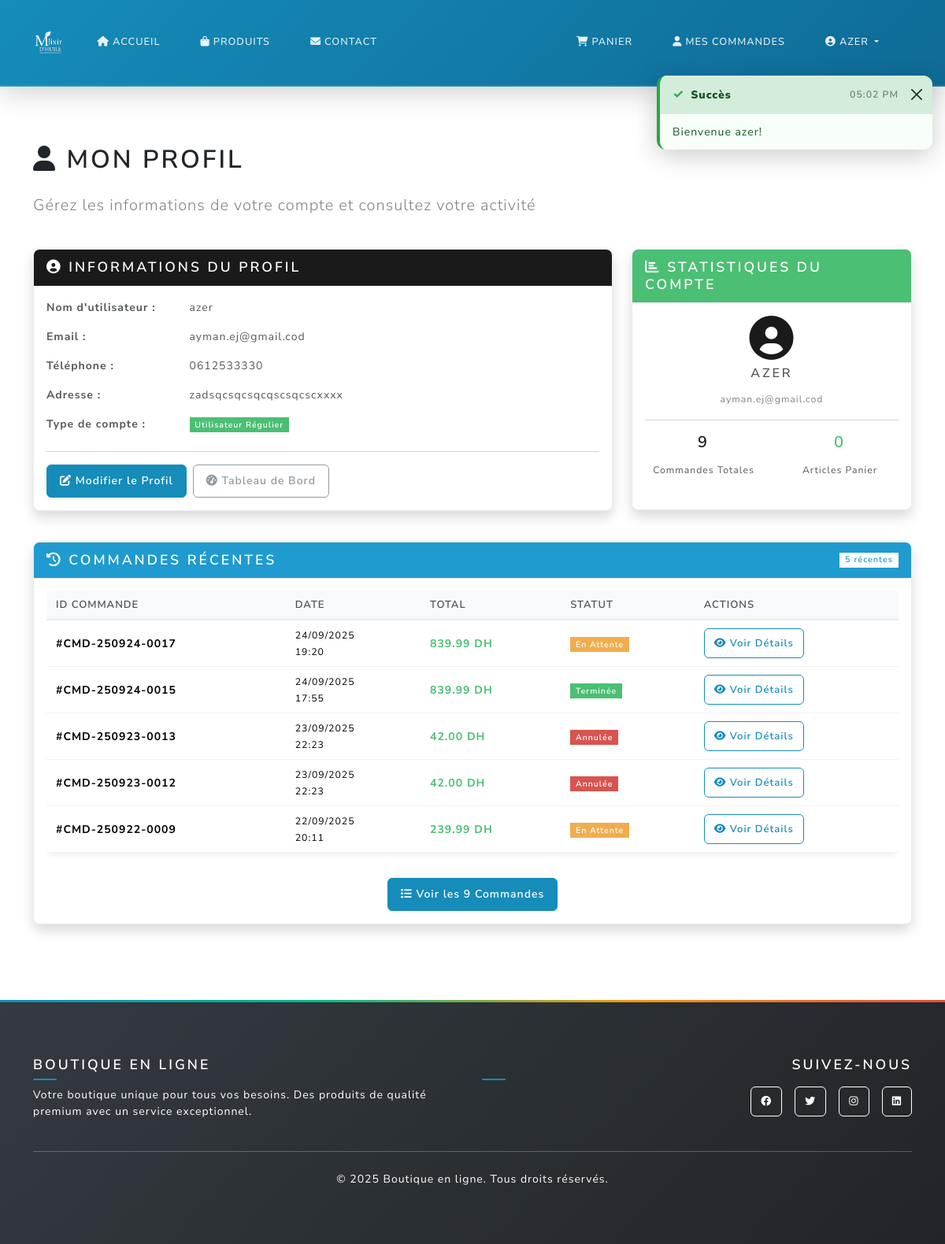
The page /profile (signed in) on the database its author committed.
### main.py (models this page shows, shortened)
class User(UserMixin, db.Model):
    id = db.Column(db.Integer, primary_key=True)
    username = db.Column(db.String(80), unique=True, nullable=False)
    email = db.Column(db.String(120), unique=True, nullable=False)
    password_hash = db.Column(db.String(120), nullable=False)
    phone = db.Column(db.String(20), nullable=True)
    address = db.Column(db.Text, nullable=True)
    is_admin = db.Column(db.Boolean, default=False)
    orders = db.relationship('Order', backref='user', lazy=True)

class Order(db.Model):
    id = db.Column(db.Integer, primary_key=True)
    user_id = db.Column(db.Integer, db.ForeignKey('user.id'), nullable=False)
    total = db.Column(db.Float, nullable=False)
    status = db.Column(db.String(20), default='pending')
    created_at = db.Column(db.DateTime, default=db.func.current_timestamp())
    @property
    def title(self):
        if self.created_at:
            date_str = self.created_at.strftime('%y%m%d')
            return f"CMD-{date_str}-{str(self.id).zfill(4)}"
        return f"CMD-{str(self.id).zfill(4)}"

### main.py (the view)
@app.route('/profile')
@login_required
def profile():
    orders_count = Order.query.filter_by(user_id=current_user.id).count()
    recent_orders = Order.query.filter_by(user_id=current_user.id)\
        .order_by(Order.created_at.desc()).limit(5).all()
    return render_template('profile.html',
                         user=current_user,
                         orders_count=orders_count,
                         recent_orders=recent_orders)

### templates/profile.html (shortened to what this page needs)
{% extends "base.html" %}
{% block content %}
<div style="padding-top: 80px;"></div>
<div style="padding-top: 80px;"></div>
<div class="container py-4">
  <div class="row">
    <div class="col-12">
      <h1 class="mb-4"><i class="fas fa-user"></i> Mon Profil</h1>
      <p class="lead text-muted">Gérez les informations de votre compte et consultez votre activité</p>
    </div>
  </div>
  <div class="row mb-4">
    <div class="col-md-8">
      <div class="card shadow">
        <div class="card-header bg-primary text-white">
          <h5 class="mb-0"><i class="fas fa-user-circle"></i> Informations du Profil</h5>
        </div>
        <div class="card-body">
          <div class="row mb-3">
            <div class="col-sm-3">
              <strong>Nom d'utilisateur :</strong>
            </div>
            <div class="col-sm-9">{{ user.username }}</div>
          </div>
          <div class="row mb-3">
            <div class="col-sm-3">
              <strong>Email :</strong>
            </div>
            <div class="col-sm-9">{{ user.email }}</div>
          </div>
          <div class="row mb-3">
            <div class="col-sm-3">
              <strong>Téléphone :</strong>
            </div>
            <div class="col-sm-9">{{ user.phone or 'Non renseigné' }}</div>
          </div>
          <div class="row mb-3">
            <div class="col-sm-3">
              <strong>Adresse :</strong>
            </div>
            <div class="col-sm-9">{{ user.address or 'Non renseignée' }}</div>
          </div>
          <div class="row">
            <div class="col-sm-3">
              <strong>Type de compte :</strong>
            </div>
            <div class="col-sm-9">
              {% if user.is_admin %}
                <span class="badge bg-warning text-dark">Administrateur</span>
              {% else %}
                <span class="badge bg-success">Utilisateur Régulier</span>
              {% endif %}
            </div>
          </div>
          <hr>
          <div class="d-grid gap-2 d-md-flex">
            <a href="{{ url_for('edit_profile') }}" class="btn btn-primary">
              <i class="fas fa-edit"></i> Modifier le Profil
            </a>
            <a href="{{ url_for('dashboard') }}" class="btn btn-outline-secondary">
              <i class="fas fa-tachometer-alt"></i> Tableau de Bord
            </a>
          </div>
        </div>
      </div>
    </div>
    <div class="col-md-4">
      <div class="card shadow">
        <div class="card-header bg-success text-white">
          <h5 class="mb-0">
            <i class="fas fa-chart-bar"></i> Statistiques du Compte
          </h5>
        </div>
        <div class="card-body">
          <div class="text-center mb-3">
            <i class="fas fa-user-circle fa-4x text-primary mb-2"></i>
            <h6>{{ user.username }}</h6>
            <small class="text-muted">{{ user.email }}</small>
          </div>
          <hr>
          <div class="row text-center">
            <div class="col-6">
              <h4 class="text-primary">{{ orders_count|default(0) }}</h4>
              <small>Commandes Totales</small>
            </div>
            <div class="col-6">
              <h4 class="text-success">{{ cart_total_quantity|default(0) }}</h4>
              <small>Articles Panier</small>
            </div>
          </div>
        </div>
      </div>
    </div>
  </div>
  <div class="row">
    <div class="col-12">
      <div class="card shadow">
        <div class="card-header bg-info text-white d-flex justify-content-between align-items-center">
          <h5 class="mb-0"><i class="fas fa-history"></i> Commandes Récentes</h5>
          <span class="badge bg-white text-info">{{ recent_orders|length if recent_orders else 0 }} récentes</span>
        </div>
        <div class="card-body">
          {% if recent_orders %}
          <div class="table-responsive">
            <table class="table table-hover">
              <thead>
                <tr>
                  <th>ID Commande</th>
                  <th>Date</th>
                  <th>Total</th>
                  <th>Statut</th>
                  <th>Actions</th>
                </tr>
              </thead>
              <tbody>
                {% for order in recent_orders %}
                <tr>
                  <td><strong>#{{ order.title }}</strong></td>
                  <td>
                    <small>
                      {{ order.created_at.strftime('%d/%m/%Y') if order.created_at else 'N/A' }}<br>
                      {{ order.created_at.strftime('%H:%M') if order.created_at else '' }}
                    </small>
                  </td>
                  <td><strong class="text-success">{{ "%.2f"|format(order.total) }} DH</strong></td>
                  <td>
                    {% if order.status == 'pending' %}
                      <span class="badge bg-warning">En Attente</span>
                    {% elif order.status == 'processing' %}
                      <span class="badge bg-info">En Cours</span>
                    {% elif order.status == 'shipped' %}
                      <span class="badge bg-primary">Expédiée</span>
                    {% elif order.status == 'delivered' %}
                      <span class="badge bg-success">Livrée</span>
                    {% elif order.status == 'completed' %}
                      <span class="badge bg-success">Terminée</span>
                    {% elif order.status == 'cancelled' %}
                      <span class="badge bg-danger">Annulée</span>
                    {% else %}
                      <span class="badge bg-secondary">{{ order.status.title() }}</span>
                    {% endif %}
                  </td>
                  <td>
                    <a href="{{ url_for('order_detail', order_id=order.id) }}"
                       class="btn btn-sm btn-outline-primary">
                      <i class="fas fa-eye"></i> Voir Détails
                    </a>
                  </td>
                </tr>
                {% endfor %}
              </tbody>
            </table>
          </div>
          {% if orders_count > 5 %}
          <div class="text-center mt-3">
            <a href="{{ url_for('dashboard') }}" class="btn btn-primary">
              <i class="fas fa-list"></i> Voir les {{ orders_count }} Commandes
            </a>
          </div>
          {% endif %}
          {% endif %}
        </div>
      </div>
    </div>
  </div>
</div>
{% endblock %}

### templates/base.html (shortened to what this page needs)
<!DOCTYPE html>
<html lang="fr">
  <head>
    <link
      href="https://cdn.jsdelivr.net/npm/bootswatch@5.3.2/dist/lux/bootstrap.min.css"
      rel="stylesheet"
    />
    <link
      href="https://cdnjs.cloudflare.com/ajax/libs/font-awesome/6.0.0/css/all.min.css"
      rel="stylesheet"
    />
    <link
      href="{{ url_for('static', filename='css/style.css') }}"
      rel="stylesheet"
    />
  </head>
  <body>
    <nav class="navbar navbar-expand-lg navbar-dark {% if request.endpoint in ['home', 'contact'] %}navbar-transparent{% else %}navbar-solid{% endif %}" id="mainNavbar">
      <div class="container">
        <a class="navbar-brand d-flex align-items-center fw-bold" href="{{ url_for('home') }}">
          <img src="{{ url_for('static', filename='img/image1.png') }}"
               alt="E-SHOP Logo"
               style="height:40px; width:auto; border-radius:8px;">
        </a>
        <div class="collapse navbar-collapse" id="navbarNav">
          <ul class="navbar-nav me-auto">
            <li class="nav-item">
              <a class="nav-link" href="{{ url_for('home') }}">
                <i class="fas fa-home me-1"></i>Accueil
              </a>
            </li>
            <li class="nav-item">
              <a class="nav-link" href="{{ url_for('products') }}">
                <i class="fas fa-shopping-bag me-1"></i>Produits
              </a>
            </li>
            <li class="nav-item">
              <a class="nav-link" href="{{ url_for('contact') }}">
                <i class="fas fa-envelope me-1"></i>Contact
              </a>
            </li>
          </ul>
          <ul class="navbar-nav">
            {% if current_user.is_authenticated %}
              <li class="nav-item">
                <a class="nav-link position-relative" href="{{ url_for('cart') }}">
                  <i class="fas fa-shopping-cart me-1"></i>Panier
                </a>
              </li>
              <li class="nav-item">
                <a class="nav-link" href="{{ url_for('dashboard') }}">
                  <i class="fas fa-user me-1"></i>Mes commandes
                </a>
              </li>
              <li class="nav-item dropdown">
                <a class="nav-link dropdown-toggle" href="#" role="button" data-bs-toggle="dropdown">
                  <i class="fas fa-user-circle me-1"></i>{{ current_user.username }}
                </a>
              </li>
            {% endif %}
          </ul>
        </div>
      </div>
    </nav>
    <main>{% block content %}{% endblock %}</main>
    <footer class="bg-dark text-white py-5 mt-5">
      <div class="container">
        <div class="row">
          <div class="col-md-6">
            <h5 class="fw-bold mb-3">Boutique en ligne</h5>
            <p class="text-white">
              Votre boutique unique pour tous vos besoins. Des produits de qualité
              premium avec un service exceptionnel.
            </p>
          </div>
          <div class="col-md-6 text-md-end">
            <h5 class="fw-bold mb-3">Suivez-nous</h5>
            <div class="d-flex justify-content-md-end gap-3">
              <a href="#" class="btn btn-outline-light btn-sm">
                <i class="fab fa-facebook"></i>
              </a>
              <a href="#" class="btn btn-outline-light btn-sm">
                <i class="fab fa-twitter"></i>
              </a>
              <a href="#" class="btn btn-outline-light btn-sm">
                <i class="fab fa-instagram"></i>
              </a>
              <a href="#" class="btn btn-outline-light btn-sm">
                <i class="fab fa-linkedin"></i>
              </a>
            </div>
          </div>
        </div>
        <hr class="my-4" />
        <div class="text-center">
          <p class="text-white mb-0">
            &copy; <span id="year"></span> Boutique en ligne. Tous droits réservés.
          </p>
        </div>
      </div>
    </footer>
    <div class="toast-container position-fixed end-0 p-3" style="z-index: 1045; top: 80px;" id="toastContainer">
    </div>
  </body>
</html>

### rows shown on the page
User: username "AZER", username "azer", email "ayman.ej@gmail.cod", phone "0612533330", address "zadsqcsqcsqcqscsqcscxxxx"
Order: title "CMD-250924-0017", created_at "24/09/2025", created_at "19:20", total "839.99", status "En Attente"
Order: title "CMD-250924-0015", created_at "24/09/2025", created_at "17:55", total "839.99", status "Terminée"
Order: title "CMD-250923-0013", created_at "23/09/2025", created_at "22:23", total "42.00", status "Annulée"
Order: title "CMD-250923-0012", created_at "23/09/2025", created_at "22:23", total "42.00", status "Annulée"
Order: title "CMD-250922-0009", created_at "22/09/2025", created_at "20:11", total "239.99", status "En Attente"

### other values the page prints
{{ orders_count|default(0) }} "9"
{{ cart_total_quantity|default(0) }} "0"
{{ recent_orders|length if recent_orders else 0 }} "5"
{{ orders_count }} "9"
